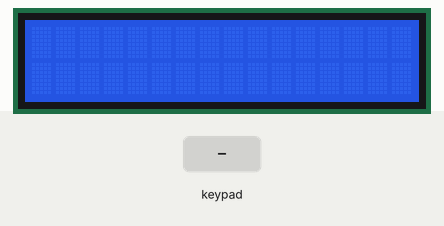
Simulated run of this sketch. Board: Arduino Uno, built with avr-gcc and run on an emulated ATmega328P. Shown: 16×2 character LCD. Wiring (inferred from the names in the program): 4×4 keypad with keys 1 2 3 A 4 5 6 B 7 8 9 C * 0 # D (labels assumed): rows pin 10, pin 11, pin 12, pin 13; columns A0, A1, A2, A3. Inputs (shaded band) come from the test bench.

Above: at 1.2 s.
1.3 s: keypad keys 1 2 # pressed 0.4 s apart
At 2.5 s:
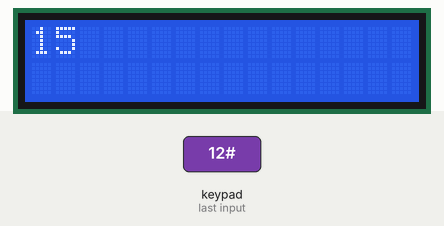
4.0 s: key '3' pressed
At 5.2 s:
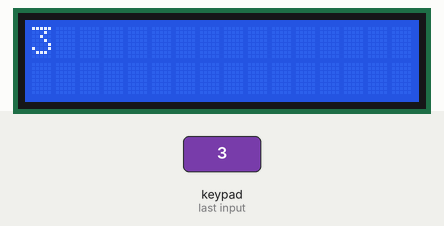
5.5 s: key 'A' pressed
At 6.3 s:
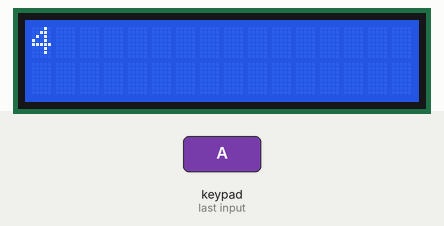
7.0 s: keypad keys 1 2 * pressed 0.4 s apart
At 9.3 s:
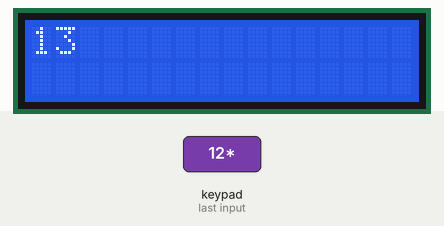
Timing chart, 0 to 10.7 s (numbered marks = the images above; inputs shaded):
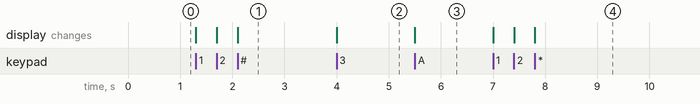

Measured:
- after the input at 1.3 s, the display: first changes at once (image 1 shows a later state)
- after the input at 4.0 s, the display: changes at once (image 2)
- after the input at 5.5 s, the display: changes at once (image 3)
- after the input at 7.0 s, the display: first changes at once (image 4 shows a later state)

The sketch:

ANDES_Q4_TEST.ino
```cpp
#include <LiquidCrystal.h>
LiquidCrystal lcd(8, 9, 4, 5, 6, 7);
String KeyValue[]={"1","2","3","4","5","6","7","8","9","10","11","12","13","14","15","16"};
byte rows[] = {10, 11, 12, 13};
byte cols[] = {A0, A1, A2, A3};
byte keyindex=0;
void setup() {
  for(int i=0;i<4;i++){
    pinMode(rows[i], INPUT);
    pinMode(cols[i], OUTPUT);
  }
  lcd.begin(16, 2);
}

void loop() {
   if (keyscan())
   {
     lcd.clear();
     lcd.setCursor(0,0);
     lcd.print(KeyValue[keyindex]);
     while (!digitalRead(10)||!digitalRead(11)||
             !digitalRead(12)||!digitalRead(13));
   }
}
bool keyscan() {
  for (int c = 0; c < 4; c++) {
    for (int i = 0; i < 4; i++) {
      digitalWrite(cols[i],(i==c?LOW:HIGH));
    }
    for (int r = 0; r < 4; r++) {
      if (!digitalRead(rows[r])) {
        keyindex = r * 4 + c;
        return true;
      }
    }
  }
  return false;
}
```
